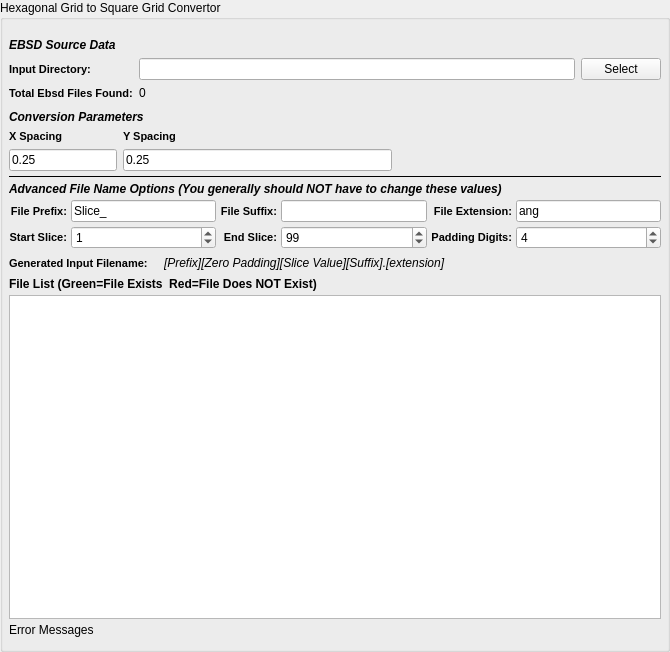
<?xml version="1.0" encoding="UTF-8"?>
<ui version="4.0">
 <class>QHex2SqrConverterWidget</class>
 <widget class="QFilterWidget" name="QHex2SqrConverterWidget">
  <property name="geometry">
   <rect>
    <x>0</x>
    <y>0</y>
    <width>670</width>
    <height>652</height>
   </rect>
  </property>
  <property name="windowTitle">
   <string>Form</string>
  </property>
  <property name="title">
   <string>Hexagonal Grid to Square Grid Convertor</string>
  </property>
  <layout class="QGridLayout" name="gridLayout_3">
   <property name="leftMargin">
    <number>6</number>
   </property>
   <property name="topMargin">
    <number>12</number>
   </property>
   <property name="rightMargin">
    <number>6</number>
   </property>
   <property name="bottomMargin">
    <number>12</number>
   </property>
   <property name="spacing">
    <number>4</number>
   </property>
   <item row="4" column="0">
    <widget class="Line" name="line_9">
     <property name="frameShadow">
      <enum>QFrame::Plain</enum>
     </property>
     <property name="orientation">
      <enum>Qt::Horizontal</enum>
     </property>
    </widget>
   </item>
   <item row="5" column="0">
    <widget class="QLabel" name="label_58">
     <property name="styleSheet">
      <string notr="true">QLabel 
{
	font-style: italic;font-weight: bold;
font-size: 12px;
}</string>
     </property>
     <property name="text">
      <string>Advanced File Name Options (You generally should NOT have to change these values)</string>
     </property>
    </widget>
   </item>
   <item row="6" column="0">
    <layout class="QGridLayout" name="gridLayout_20">
     <item row="1" column="0">
      <widget class="QLabel" name="label_50">
       <property name="styleSheet">
        <string notr="true">QLabel {
font-weight: bold;
font-size: 11px;
}</string>
       </property>
       <property name="text">
        <string>Start Slice:</string>
       </property>
       <property name="alignment">
        <set>Qt::AlignRight|Qt::AlignTrailing|Qt::AlignVCenter</set>
       </property>
      </widget>
     </item>
     <item row="1" column="1">
      <widget class="QSpinBox" name="m_ZStartIndex">
       <property name="minimumSize">
        <size>
         <width>75</width>
         <height>0</height>
        </size>
       </property>
       <property name="toolTip">
        <string>Which file index to start the import at.</string>
       </property>
       <property name="maximum">
        <number>1000000</number>
       </property>
       <property name="value">
        <number>1</number>
       </property>
      </widget>
     </item>
     <item row="1" column="2">
      <widget class="QLabel" name="label_51">
       <property name="styleSheet">
        <string notr="true">QLabel {
font-weight: bold;
font-size: 11px;
}</string>
       </property>
       <property name="text">
        <string>End Slice:</string>
       </property>
       <property name="alignment">
        <set>Qt::AlignRight|Qt::AlignTrailing|Qt::AlignVCenter</set>
       </property>
      </widget>
     </item>
     <item row="1" column="3">
      <widget class="QSpinBox" name="m_ZEndIndex">
       <property name="minimumSize">
        <size>
         <width>75</width>
         <height>0</height>
        </size>
       </property>
       <property name="toolTip">
        <string>The file index to stop the import at. (Inclusive)</string>
       </property>
       <property name="maximum">
        <number>1000000</number>
       </property>
       <property name="value">
        <number>99</number>
       </property>
      </widget>
     </item>
     <item row="1" column="4">
      <widget class="QLabel" name="label_21">
       <property name="styleSheet">
        <string notr="true">QLabel {
font-weight: bold;
font-size: 11px;
}</string>
       </property>
       <property name="text">
        <string>Padding Digits:</string>
       </property>
       <property name="alignment">
        <set>Qt::AlignRight|Qt::AlignTrailing|Qt::AlignVCenter</set>
       </property>
      </widget>
     </item>
     <item row="1" column="5">
      <widget class="QSpinBox" name="m_TotalDigits">
       <property name="toolTip">
        <string>The number of digits to allow for the slice index.</string>
       </property>
       <property name="value">
        <number>4</number>
       </property>
      </widget>
     </item>
     <item row="0" column="0">
      <widget class="QLabel" name="label_32">
       <property name="styleSheet">
        <string notr="true">QLabel {
font-weight: bold;
font-size: 11px;
}</string>
       </property>
       <property name="text">
        <string>File Prefix:</string>
       </property>
       <property name="alignment">
        <set>Qt::AlignRight|Qt::AlignTrailing|Qt::AlignVCenter</set>
       </property>
      </widget>
     </item>
     <item row="0" column="1">
      <widget class="QLineEdit" name="m_FilePrefix">
       <property name="toolTip">
        <string>The front part of the input file name</string>
       </property>
       <property name="text">
        <string>Slice_</string>
       </property>
      </widget>
     </item>
     <item row="0" column="2">
      <widget class="QLabel" name="label_13">
       <property name="styleSheet">
        <string notr="true">QLabel {
font-weight: bold;
font-size: 11px;
}</string>
       </property>
       <property name="text">
        <string>File Suffix:</string>
       </property>
       <property name="alignment">
        <set>Qt::AlignRight|Qt::AlignTrailing|Qt::AlignVCenter</set>
       </property>
      </widget>
     </item>
     <item row="0" column="3">
      <widget class="QLineEdit" name="m_FileSuffix">
       <property name="toolTip">
        <string>The part of the filename that comes AFTER the slice index</string>
       </property>
      </widget>
     </item>
     <item row="0" column="4">
      <widget class="QLabel" name="label_56">
       <property name="styleSheet">
        <string notr="true">QLabel {
font-weight: bold;
font-size: 11px;
}</string>
       </property>
       <property name="text">
        <string>File Extension:</string>
       </property>
       <property name="alignment">
        <set>Qt::AlignRight|Qt::AlignTrailing|Qt::AlignVCenter</set>
       </property>
      </widget>
     </item>
     <item row="0" column="5">
      <widget class="QLineEdit" name="m_FileExt">
       <property name="toolTip">
        <string>The file extension of the input files</string>
       </property>
       <property name="text">
        <string>ang</string>
       </property>
      </widget>
     </item>
    </layout>
   </item>
   <item row="7" column="0">
    <layout class="QHBoxLayout" name="_6">
     <item>
      <widget class="QLabel" name="label_17">
       <property name="styleSheet">
        <string notr="true">QLabel {
font-weight: bold;
font-size: 11px;
}</string>
       </property>
       <property name="text">
        <string>Generated Input Filename:</string>
       </property>
      </widget>
     </item>
     <item>
      <spacer name="horizontalSpacer_24">
       <property name="orientation">
        <enum>Qt::Horizontal</enum>
       </property>
       <property name="sizeType">
        <enum>QSizePolicy::Fixed</enum>
       </property>
       <property name="sizeHint" stdset="0">
        <size>
         <width>12</width>
         <height>20</height>
        </size>
       </property>
      </spacer>
     </item>
     <item>
      <widget class="QLabel" name="m_GeneratedFileNameExample">
       <property name="font">
        <font>
         <italic>true</italic>
        </font>
       </property>
       <property name="text">
        <string>[Prefix][Zero Padding][Slice Value][Suffix].[extension]</string>
       </property>
      </widget>
     </item>
     <item>
      <spacer name="horizontalSpacer_25">
       <property name="orientation">
        <enum>Qt::Horizontal</enum>
       </property>
       <property name="sizeHint" stdset="0">
        <size>
         <width>40</width>
         <height>20</height>
        </size>
       </property>
      </spacer>
     </item>
    </layout>
   </item>
   <item row="8" column="0">
    <widget class="QLabel" name="label_57">
     <property name="font">
      <font>
       <weight>75</weight>
       <italic>false</italic>
       <bold>true</bold>
      </font>
     </property>
     <property name="text">
      <string>File List (Green=File Exists  Red=File Does NOT Exist)</string>
     </property>
    </widget>
   </item>
   <item row="9" column="0">
    <widget class="QListWidget" name="m_FileListView">
     <property name="sizePolicy">
      <sizepolicy hsizetype="Expanding" vsizetype="MinimumExpanding">
       <horstretch>0</horstretch>
       <verstretch>0</verstretch>
      </sizepolicy>
     </property>
     <property name="toolTip">
      <string>The list of files that will be imported in the order they will be imported into the HDF5 Ebsd File</string>
     </property>
    </widget>
   </item>
   <item row="10" column="0">
    <widget class="QLabel" name="m_ErrorMessage">
     <property name="text">
      <string>Error Messages</string>
     </property>
    </widget>
   </item>
   <item row="0" column="0">
    <layout class="QGridLayout" name="gridLayout">
     <property name="topMargin">
      <number>6</number>
     </property>
     <property name="bottomMargin">
      <number>6</number>
     </property>
     <property name="spacing">
      <number>6</number>
     </property>
     <item row="0" column="0" colspan="3">
      <widget class="QLabel" name="label_5">
       <property name="styleSheet">
        <string notr="true">QLabel 
{
	font-style: italic;font-weight: bold;
font-size: 12px;
}</string>
       </property>
       <property name="text">
        <string>EBSD Source Data</string>
       </property>
      </widget>
     </item>
     <item row="1" column="0">
      <widget class="QLabel" name="label_29">
       <property name="toolTip">
        <string>The directory that contains the .ang or .ctf files</string>
       </property>
       <property name="styleSheet">
        <string notr="true">QLabel {
font-weight: bold;
font-size: 11px;
}</string>
       </property>
       <property name="text">
        <string>Input Directory:</string>
       </property>
      </widget>
     </item>
     <item row="1" column="1">
      <widget class="QFSDropLineEdit" name="m_InputDir"/>
     </item>
     <item row="1" column="2">
      <widget class="QPushButton" name="m_InputDirBtn">
       <property name="text">
        <string>Select</string>
       </property>
      </widget>
     </item>
     <item row="2" column="0">
      <widget class="QLabel" name="label_47">
       <property name="styleSheet">
        <string notr="true">QLabel {
font-weight: bold;
font-size: 11px;
}</string>
       </property>
       <property name="text">
        <string>Total Ebsd Files Found:</string>
       </property>
      </widget>
     </item>
     <item row="2" column="1">
      <widget class="QLabel" name="m_TotalSlices">
       <property name="text">
        <string>0</string>
       </property>
      </widget>
     </item>
    </layout>
   </item>
   <item row="1" column="0">
    <layout class="QGridLayout" name="gridLayout_2">
     <property name="topMargin">
      <number>0</number>
     </property>
     <property name="rightMargin">
      <number>0</number>
     </property>
     <property name="spacing">
      <number>6</number>
     </property>
     <item row="1" column="0" colspan="2">
      <widget class="QLabel" name="label_6">
       <property name="styleSheet">
        <string notr="true">QLabel 
{
font-style: italic;
font-weight: bold;
font-size: 12px;
}</string>
       </property>
       <property name="text">
        <string>Conversion Parameters</string>
       </property>
      </widget>
     </item>
     <item row="3" column="3">
      <spacer name="horizontalSpacer">
       <property name="orientation">
        <enum>Qt::Horizontal</enum>
       </property>
       <property name="sizeHint" stdset="0">
        <size>
         <width>40</width>
         <height>20</height>
        </size>
       </property>
      </spacer>
     </item>
     <item row="3" column="0">
      <widget class="QLineEdit" name="m_xSpacing">
       <property name="sizePolicy">
        <sizepolicy hsizetype="Preferred" vsizetype="Preferred">
         <horstretch>0</horstretch>
         <verstretch>0</verstretch>
        </sizepolicy>
       </property>
       <property name="toolTip">
        <string>The spacing between each layer.</string>
       </property>
       <property name="text">
        <string>0.25</string>
       </property>
      </widget>
     </item>
     <item row="2" column="0">
      <widget class="QLabel" name="label_4">
       <property name="styleSheet">
        <string notr="true">QLabel {
font-weight: bold;
font-size: 11px;
}</string>
       </property>
       <property name="text">
        <string>X Spacing</string>
       </property>
      </widget>
     </item>
     <item row="2" column="1">
      <widget class="QLabel" name="label">
       <property name="styleSheet">
        <string notr="true">QLabel {
font-weight: bold;
font-size: 11px;
}</string>
       </property>
       <property name="text">
        <string>Y Spacing</string>
       </property>
      </widget>
     </item>
     <item row="3" column="1">
      <widget class="QLineEdit" name="m_ySpacing">
       <property name="text">
        <string>0.25</string>
       </property>
       <property name="cursorPosition">
        <number>4</number>
       </property>
      </widget>
     </item>
    </layout>
   </item>
  </layout>
 </widget>
 <customwidgets>
  <customwidget>
   <class>QFSDropLineEdit</class>
   <extends>QLineEdit</extends>
   <header location="global">QFSDropLineEdit.h</header>
  </customwidget>
  <customwidget>
   <class>QFilterWidget</class>
   <extends>QGroupBox</extends>
   <header location="global">QFilterWidget.h</header>
   <container>1</container>
  </customwidget>
 </customwidgets>
 <resources/>
 <connections/>
</ui>
